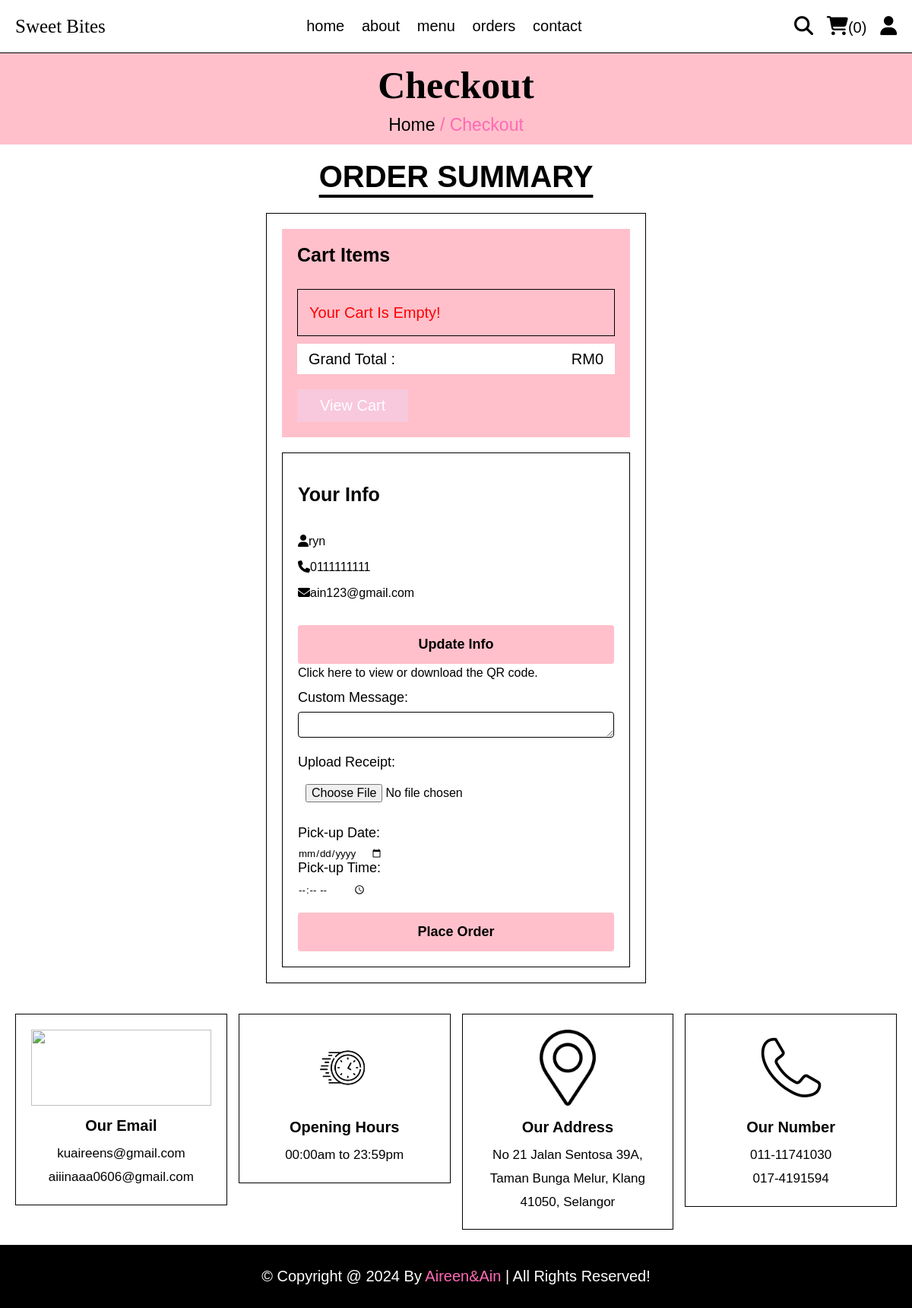
The page /checkout.php (signed in) on the database its author committed.
### tables this page shows
CREATE TABLE `users` (
  `id` int(100) NOT NULL,
  `name` varchar(20) NOT NULL,
  `email` varchar(50) NOT NULL,
  `number` varchar(10) NOT NULL,
  `password` varchar(50) NOT NULL
);

### checkout.php (the view, shortened to what this page needs)
<?php
include 'components/connect.php';
if(isset($_SESSION['user_id'])){
   $user_id = $_SESSION['user_id'];
}
else {
   $user_id = '';
   header('location: home.php');
   exit();
}
?>
<!DOCTYPE html>
<html lang="en">
<head>
   <link rel="stylesheet" href="https://cdnjs.cloudflare.com/ajax/libs/font-awesome/6.1.1/css/all.min.css">
   <link rel="stylesheet" href="css/style.css">
</head>
<body>
<?php include 'components/user_header.php'; ?>
<div class="heading">
   <h3>Checkout</h3>
   <p><a href="home.php">Home</a> <span>/ Checkout</span></p>
</div>
<section class="checkout">
   <h1 class="title">Order Summary</h1>
   <form action="" method="post" enctype="multipart/form-data">
      <div class="cart-items">
         <h3>Cart Items</h3>
         <?php
            $grand_total = 0;
            $cart_items = [];
            $select_cart = $conn->prepare("SELECT * FROM `cart` WHERE user_id = ?");
            $select_cart->execute([$user_id]);
            if($select_cart->rowCount() > 0){
               while($fetch_cart = $select_cart->fetch(PDO::FETCH_ASSOC)){
                  $cart_items[] = $fetch_cart['name'].' ('.$fetch_cart['price'].' x '. $fetch_cart['quantity'].') - ';
                  $total_products = implode($cart_items);
                  $grand_total += ($fetch_cart['price'] * $fetch_cart['quantity']);
         ?>
         <p><span class="name"><?= $fetch_cart['name']; ?></span><span class="price">RM<?= $fetch_cart['price']; ?> x <?= $fetch_cart['quantity']; ?></span></p>
         <?php
               }
            } else {
               echo '<p class="empty">Your cart is empty!</p>';
            }
         ?>
         <p class="grand-total"><span class="name">Grand Total :</span><span class="price">RM<?= $grand_total; ?></span></p>
         <a href="cart.php" class="btn">View Cart</a>
      </div>
      <div class="user-info">
         <h3>Your Info</h3>
         <p><i class="fas fa-user"></i><span><?= $fetch_profile['name'] ?></span></p>
         <p><i class="fas fa-phone"></i><span><?= $fetch_profile['number'] ?></span></p>
         <p><i class="fas fa-envelope"></i><span><?= $fetch_profile['email'] ?></span></p>
         <a href="update_profile.php" class="btn">Update Info</a>
         <p>Click <a href="qr/qr.jpg" target="_blank">here</a> to view or download the QR code.</p>
         <label for="custom_message">Custom Message:</label>
         <textarea id="custom_message" name="custom_message" rows="1" required></textarea>
         <label for="receipt">Upload Receipt:</label>
         <input type="file" name="receipt" id="receipt" required>
         <label for="pickup_date">Pick-up Date:</label>
         <input type="date" id="pickup_date" name="pickup_date" value="<?= $pickup_date ?>" required>
         <label for="pickup_time">Pick-up Time:</label>
         <input type="time" id="pickup_time" name="pickup_time" value="<?= $pickup_time ?>" required>
         <input type="submit" value="Place Order" class="btn" style="width:100%; background:var(--#F8C8DC); color:var(--black);" name="submit">
      </div>
   </form>
</section>
<?php include 'components/footer.php'; ?>
</body>
</html>

### css/style.css (style rules this page uses)
:root { --soft-pink: #ffc0cb; --lavender: #f4c0ff; --pink: #ff69b4; --black: #000000; --white: #ffffff; --light-gray: #f8f8f8; --red: #ff0000; --border: 1px solid #000000; }
* { font-family: 'calibri', sans-serif; margin: 0; padding: 0; box-sizing: border-box; outline: none; border: none; text-decoration: none; }
.title,h1,h2,h3,h4,h5,h6 { font-family: 'calibri', sans-serif; }
html { font-size: 62.5%; overflow-x: hidden; scroll-behavior: smooth; stop-opacity: 7rem; }
section { margin: 0 auto; max-width: 1200px; padding: 2rem; }
.title { text-align: center; margin-bottom: 2.5rem; font-size: 4rem; color: var(--black); text-transform: uppercase; text-decoration: underline; text-underline-offset: 1rem; }
.heading { display: flex; align-items: center; justify-content: center; gap: 1rem; flex-flow: column; background-color: var(--soft-pink); min-height: 12rem; }
.heading h3 { font-size: 5rem; color: var(--black); text-transform: capitalize; font-family:'Broadway'; }
.heading p { font-size: 2.3rem; color: var(--pink); }
.heading p a { color: var(--black); }
.btn, .delete-btn { margin-top: 1rem; display: inline-block; font-size: 2rem; padding: 1rem 3rem; cursor: pointer; text-transform: capitalize; transition: .2s linear; }
.btn { background-color: #F8C8DC ; color: var(--white); }
.empty { border: var(--border); padding: 1.5rem; text-align: center; width: 100%; font-size: 2rem; text-transform: capitalize; color: var(--red); }
.checkout form { max-width: 50rem; margin: 0 auto; border: var(--border); padding: 2rem; }
.checkout form h3 { font-size: 2.5rem; text-transform: capitalize; padding: 2rem 0; color: var(--black); }
.checkout form .cart-items { background-color: var(--soft-pink); padding: 2rem; padding-top: 0; }
.checkout form .cart-items h3 { color: var(--black); }
.checkout form .cart-items p { display: flex; align-items: center; gap: 1.5rem; justify-content: space-between; margin: 1rem 0; line-height: 1.5; font-size: 2rem; }
.checkout form .cart-items p .name { color: var(--light-color); }
.checkout form .cart-items p .price { color: var(--black); }
.checkout form .cart-items .grand-total { background-color: var(--white); padding: 0.5rem 1.5rem; }
.checkout form .cart-items .grand-total .price { color: var(--black); }
.checkout form .user-info { margin-top: 2rem; padding: 2rem; background-color: var(--white); border: var(--border); }
.checkout form .user-info h3 { font-size: 2.5rem; color: var(--black); margin-bottom: 1.5rem; }
.checkout form .user-info label { display: block; font-size: 1.8rem; color: var(--black); margin-bottom: 0.8rem; }
.checkout form .user-info input[type="text"], .checkout form .user-info input[type="email"], .checkout form .user-info input[type="file"], .checkout form .user-info textarea { width: calc(100% - 20px); padding: 1rem; margin-bottom: 2rem; border: 1px solid var(--border); border-radius: 4px; font-size: 1.6rem; }
.checkout form .user-info textarea { resize: vertical; }
.checkout form .user-info .btn { display: inline-block; width: 100%; padding: 1.5rem; margin-top: 2rem; border: none; border-radius: 4px; font-size: 1.8rem; font-weight: bold; color: var(--black); background-color: var(--soft-pink); cursor: pointer; transition: background-color 0.3s ease; text-align: center; }
.checkout form .user-info p { font-size: 1.6rem; line-height: 1.5; margin-bottom: 1rem; }
.checkout form .user-info a { font-size: 1.6rem; color: var(--blue); }
.checkout form #custom_message { border: 1px solid black; padding: 8px; width: 100%; box-sizing: border-box; resize: vertical; font-family: Arial, sans-serif; font-size: 14px; }

### rows shown on the page
users: name "ryn", number "0111111111", email "ain123@gmail.com"

### other values the page prints
$total_cart_items "0"
$grand_total "0"
